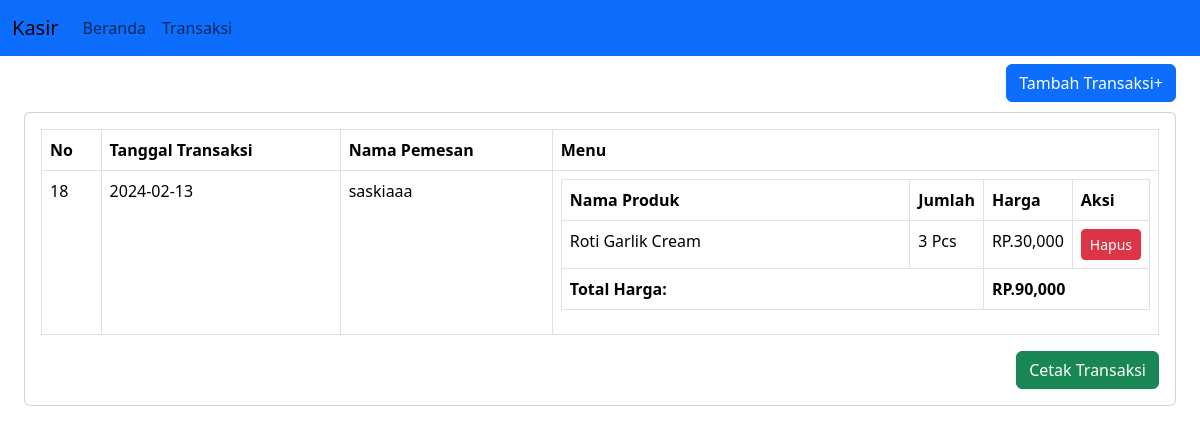
Page /daftar-transaksi.php on the committed database.
### tables this page shows
CREATE TABLE `penjualan` (
  `PenjualanID` int(11) NOT NULL,
  `TanggalPenjualan` date NOT NULL,
  `TotalHarga` decimal(10,2) NOT NULL,
  `PelangganID` int(11) NOT NULL
);

CREATE TABLE `pelanggan` (
  `PelangganID` int(11) NOT NULL,
  `NamaPelanggan` varchar(255) NOT NULL,
  `NoMeja` int(11) NOT NULL,
  `NomorTelepon` int(15) NOT NULL
);

CREATE TABLE `produk` (
  `ProdukID` int(11) NOT NULL,
  `NamaProduk` varchar(255) NOT NULL,
  `Foto` varchar(100) DEFAULT NULL,
  `Harga` decimal(10,2) NOT NULL,
  `Stok` int(11) NOT NULL,
  `Terjual` int(50) NOT NULL,
  `Sisa-Stok` int(11) NOT NULL
);

CREATE TABLE `detailpenjualan` (
  `DetailID` int(11) NOT NULL,
  `PenjualanID` int(11) NOT NULL,
  `ProdukID` int(11) NOT NULL,
  `JumlahProduk` int(11) NOT NULL,
  `Subtotal` decimal(10,2) NOT NULL
);

### daftar-transaksi.php (the view, shortened to what this page needs)
<?php
include("header.php");
?>
<body>
      <nav class="navbar navbar-expand-lg navbar-primary bg-primary fixed-top">
        <div class="container-fluid">
            <a class="navbar-brand" href="#">Kasir</a>
            <div class="navbar-collapse">
                <ul class="navbar-nav">
                    <li class="nav-item">
                        <a class="nav-link" href="pilih-menu.php">Beranda</a>
                    </li>
                    <li class="nav-item">
                        <a class="nav-link" href="transaksi.php">Transaksi</a>
                    </li>
                </ul>
            </div>
        </div>
    </nav>
        <div class="p-4" id="main-content">
          <a href="transaksi.php" class="btn btn-md btn-primary float-end">Tambah Transaksi+</a>
          <div class="card mt-5">
            <div class="card-body">
            <table class="table table-bordered">
		<thead>
			<tr>
				<th>No</th>
				<th>Tanggal Transaksi</th>
        <th>Nama Pemesan</th>
				<th>Menu</th>
			</tr>
		</thead>
		<tbody>
        <?php
            include("koneksi/koneksi.php");
            $sql = $koneksi->query("SELECT * FROM penjualan ORDER BY PenjualanID DESC LIMIT 1");
            while ($data= $sql->fetch_assoc()) {
        ?>
              <tr>
                <td><?php echo $data['PenjualanID']?></td>
                <td><?php echo $data['TanggalPenjualan']?></td>
                <td>
                  <?php
                    $sql2 = $koneksi->query("SELECT * FROM pelanggan WHERE PelangganID = '".$data['PenjualanID']."'");
                    while ($data2= $sql2->fetch_assoc()) {
                      echo $data2['NamaPelanggan'];
                    }
                  ?>
                </td>
                <td>
                    <table class="table table-bordered">
                        <thead>
                            <tr>
                                <th>Nama Produk</th>
                                <th class="col-1">Jumlah</th>
                                <th class="col-1">Harga</th>
                                <th class="col-1">Aksi</th>
                            </tr>
                        </thead>
                        <tbody>
                        <?php
                          $sql3 = $koneksi->query("SELECT * FROM detailpenjualan WHERE DetailID = '" . $data['PenjualanID'] . "'");
                          $totalharga = 0;
                          while ($data3= $sql3->fetch_assoc()) {
                        ?>
                            <tr>
                              <td>
                              <?php
                                $sql4 = $koneksi->query("SELECT * FROM produk WHERE ProdukID = '" . $data3['ProdukID'] . "' ");
                                while ($data4= $sql4->fetch_assoc()) {
                                    echo $data4['NamaProduk'];
                                }
                              ?>
                              </td>
                              <td><?php echo $data3['JumlahProduk']?> Pcs</td>
                              <td>RP.<?php echo number_format($data3['Subtotal']) ?></td>
                              <td><?php echo"<a href='hapus-menu.php?id=$data3[PenjualanID]' class='btn btn-sm btn-danger'>Hapus</a>" ?></td>
                            </tr>
                            <?php
                              $totalproduk = $data3['JumlahProduk'] * $data3['Subtotal'];
                              $totalharga += $totalproduk;
                            }
                            ?>
                            <tr>
                            <td colspan='2'><strong>Total Harga:</strong></td>
                            <td colspan='2'><strong>RP.<?php echo number_format("$totalharga") ?></strong></td>
                            </tr>
                        </tbody>
                    </table>
                </td>
                <?php
                echo "</tr>";
            }
        ?>
		</tbody>
	</table>
  <a href="cetak-transaksi.php" target="_blank" class="btn btn-md btn-success float-end">Cetak Transaksi</a>
            </div>
          </div>
        </div>
</body>

### daftar-transaksi.php (style rules this page uses)
#main-content { margin-top: 40px; }

### rows in the picture
penjualan: PenjualanID "18", TanggalPenjualan "2024-02-13", totalharga "90,000"
pelanggan: NamaPelanggan "saskiaaa"
detailpenjualan: JumlahProduk "3", Subtotal "30,000"
produk: NamaProduk "Roti Garlik Cream"
